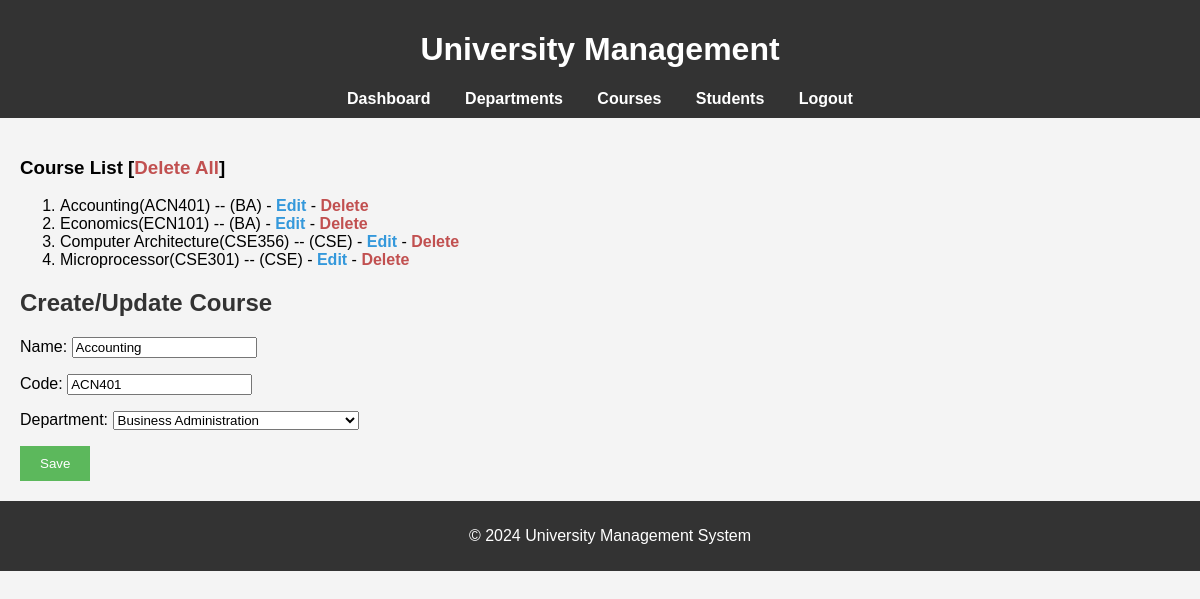
Page /courses/edit/5 (signed in) on the committed database.
### university/models.py (models this page shows, shortened)
class Courses(models.Model):
    name = models.CharField(max_length=50)
    code = models.CharField(max_length=10)
    department = models.ForeignKey(Departments, on_delete=models.CASCADE)
    class Meta:
        ordering = ["department", "name"]

class Departments(models.Model):
    name = models.CharField(max_length=50)
    code = models.CharField(max_length=5)
    def __str__(self):
        return self.name
    class Meta:
        ordering = ["name"]

### university/views.py (the view)
# urls.py: path("courses/edit/<int:pk>", views.edit_course, name="edit_course"),
@login_required(login_url="login")
def edit_course(request, pk):
    courses = Courses.objects.get(pk=pk)
    if request.method == "POST":
        form = CourseForm(request.POST, instance=courses)
        if form.is_valid():
            form.save()
            return redirect("create_course")
    form = CourseForm(instance=courses)
    return render(request, "courses.html", {"form": form})

### university/forms.py
class CourseForm(forms.ModelForm):
    class Meta:
        model = Courses
        fields = "__all__"

### people/context_processor.py (called while the page is built)
def people_processor(request):
    students = Students.objects.all()
    teachers = Teachers.objects.all()
    return {
        "students" : students,
        "teachers" : teachers
    }

### university/context_processor.py (called while the page is built)
def university_processor(request):
    departments = Departments.objects.all()
    courses = Courses.objects.all()
    return {
        "departments" : departments,
        "courses" : courses,
    }

### templates/courses.html (shortened to what this page needs)
{% extends 'base.html' %}
{% block content %}
    <h3>Course List <span>[<a id="delete" href="{% url 'delete_all_course' %}">Delete All</a>]</span></h3>
    <ol>
        {% for course in courses %}
            <li>{{ course.name }}({{ course.code }}) -- ({{course.department.code}}) - <a href="{% url 'edit_course' course.id %}">Edit</a> - <a href="{% url 'delete_course' course.id %}" id="delete">Delete</a></li>
        {% endfor %}
    </ol>
<h2>Create/Update Course</h2>
<form method="POST">
    {{ form.as_p }}
    <button type="submit">Save</button>
</form>
{% endblock %}

### static/css/styles.css (style rules this page uses)
body { font-family: Arial, sans-serif; margin: 0; padding: 0; background-color: #f4f4f4; }
h2 { color: #333; }
button { background-color: #5cb85c; color: white; border: none; padding: 10px 20px; cursor: pointer; }
a { text-decoration: none; color: #3498db; font-weight: bold; transition: color 0.3s ease; }
#delete { color : #c15050; }

### rows in the picture
Courses: name "Accounting", code "ACN401", department.code "BA", department "Business Administration"
Courses: name "Economics", code "ECN101", department.code "BA"
Courses: name "Computer Architecture", code "CSE356", department.code "CSE"
Courses: name "Microprocessor", code "CSE301", department.code "CSE"
